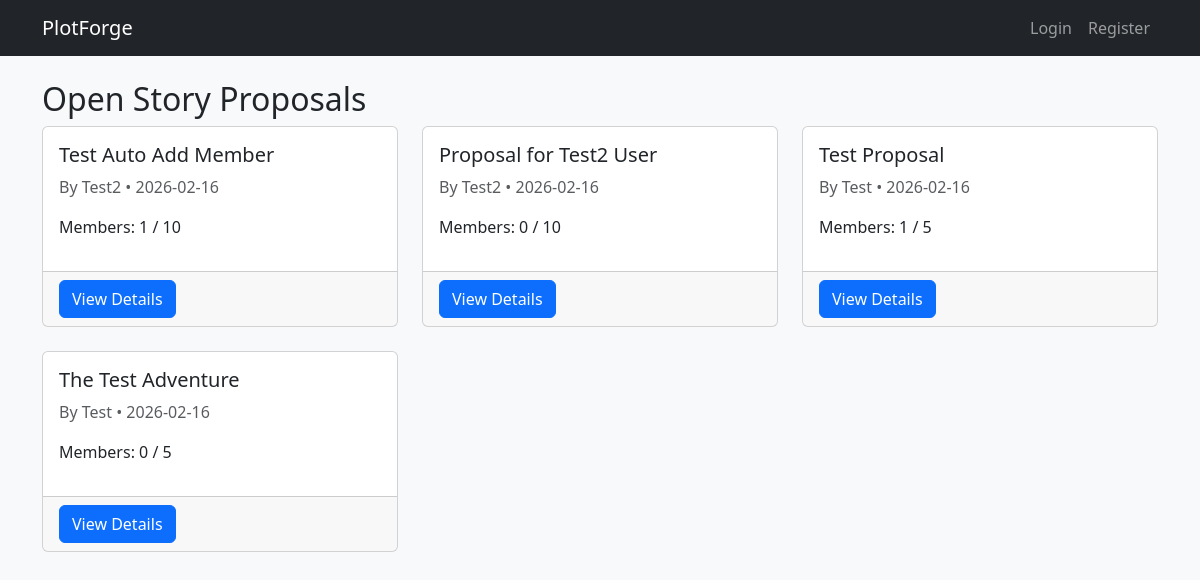
The page /proposals on the database as committed earlier.
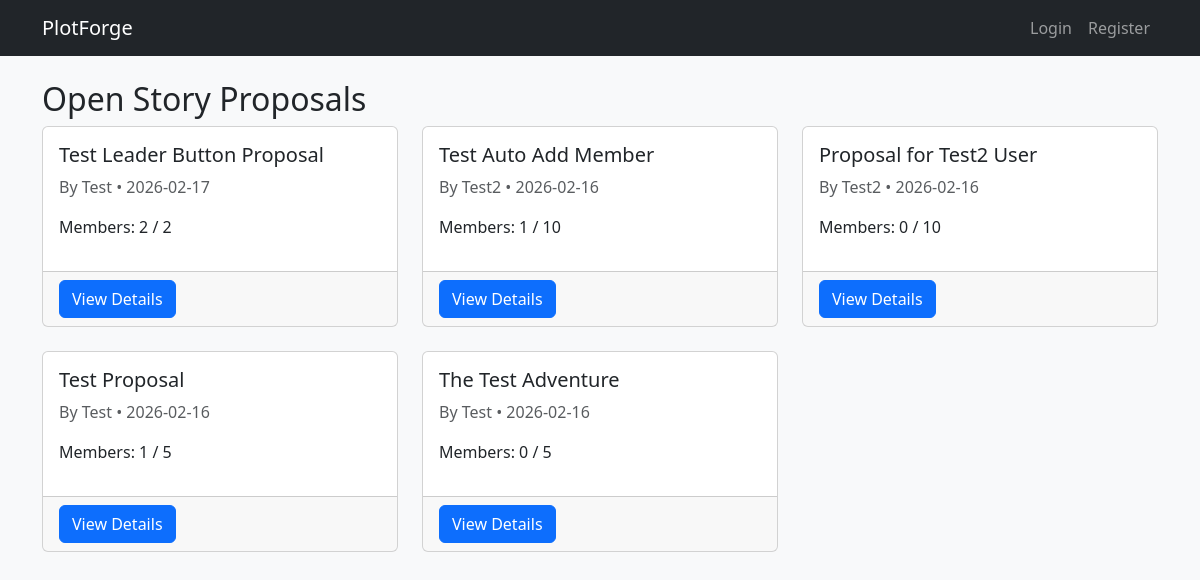
The same page on the database as committed later.
### Code/models.py (models this page shows, shortened)
class Thread(db.Model):
    __tablename__ = 'threads'
    id = db.Column(db.Integer, primary_key=True)
    title = db.Column(db.String(200), nullable=False)
    is_proposal = db.Column(db.Boolean, default=True)
    leader_id = db.Column(db.Integer, db.ForeignKey('users.id'), nullable=False)
    created_at = db.Column(db.DateTime, default=datetime.utcnow)
    status = db.Column(db.String(20), default='open')
    max_members = db.Column(db.Integer, default=15)
    genre_id          = db.Column(db.Integer, db.ForeignKey('list_boundary_options.id'), nullable=True)
    political_id      = db.Column(db.Integer, db.ForeignKey('list_boundary_options.id'), nullable=True)
    violence_id       = db.Column(db.Integer, db.ForeignKey('list_boundary_options.id'), nullable=True)
    sex_id            = db.Column(db.Integer, db.ForeignKey('list_boundary_options.id'), nullable=True)
    style_id          = db.Column(db.Integer, db.ForeignKey('list_boundary_options.id'), nullable=True)
    audience_id       = db.Column(db.Integer, db.ForeignKey('list_boundary_options.id'), nullable=True)
    leader = db.relationship('User', back_populates='owned_threads', foreign_keys=[leader_id])
    memberships = db.relationship('GroupMembership', back_populates='thread', cascade='all, delete-orphan')
    posts = db.relationship('Post', back_populates='thread', cascade='all, delete-orphan', lazy='dynamic')
    documents = db.relationship('Document', back_populates='thread', cascade='all, delete-orphan')
    genre     = db.relationship('ListBoundaryOption', foreign_keys=[genre_id])
    political = db.relationship('ListBoundaryOption', foreign_keys=[political_id])
    violence  = db.relationship('ListBoundaryOption', foreign_keys=[violence_id])
    sex       = db.relationship('ListBoundaryOption', foreign_keys=[sex_id])
    style     = db.relationship('ListBoundaryOption', foreign_keys=[style_id])
    audience  = db.relationship('ListBoundaryOption', foreign_keys=[audience_id])

class User(UserMixin, db.Model):
    __tablename__ = 'users'
    id = db.Column(db.Integer, primary_key=True)
    username = db.Column(db.String(80), unique=True, nullable=False)
    email = db.Column(db.String(120), unique=True, nullable=False)
    password_hash = db.Column(db.String(255), nullable=False)
    created_at = db.Column(db.DateTime, default=datetime.utcnow)
    last_login = db.Column(db.DateTime, nullable=True)
    owned_threads = db.relationship('Thread', back_populates='leader', foreign_keys='Thread.leader_id')
    memberships = db.relationship('GroupMembership', back_populates='user', cascade='all, delete-orphan')

### Code/app.py (the view)
@app.route('/proposals')
def proposals():
    open_proposals = Thread.query.filter_by(is_proposal=True, status='open') \
                                 .order_by(Thread.created_at.desc()).all()
    return render_template('proposals.html', proposals=open_proposals)

### Code/templates/Proposals.html (shortened to what this page needs)
{% extends "base.html" %}
{% block content %}
<h2>Open Story Proposals</h2>
{% if proposals %}
  <div class="row">
    {% for prop in proposals %}
      <div class="col-md-4 mb-4">
        <div class="card h-100">
          <div class="card-body">
            <h5 class="card-title">{{ prop.title }}</h5>
            <p class="card-text text-muted">By {{ prop.leader.username }} • {{ prop.created_at.strftime('%Y-%m-%d') }}</p>
            <p>Members: {{ prop.memberships|length }} / {{ prop.max_members }}</p>
          </div>
          <div class="card-footer">
            <a href="{{ url_for('thread_detail', thread_id=prop.id) }}" class="btn btn-primary">View Details</a>
          </div>
        </div>
      </div>
    {% endfor %}
  </div>
{% else %}
  <p>No open proposals at the moment.</p>
{% endif %}
{% endblock %}

### Code/templates/base.html (shortened to what this page needs)
<!doctype html>
<html lang="en">
<head>
    <link rel="stylesheet" href="https://cdn.jsdelivr.net/npm/bootstrap@5.3.3/dist/css/bootstrap.min.css">
</head>
<body class="bg-light">
    <nav class="navbar navbar-expand-lg navbar-dark bg-dark">
        <div class="container">
            <a class="navbar-brand" href="{{ url_for('hello') }}">PlotForge</a>
            <div class="navbar-nav ms-auto">
                {% if current_user.is_authenticated %}
                    <span class="nav-link text-light">Hi, {{ current_user.username }}</span>
                    <a class="nav-link" href="{{ url_for('dashboard') }}">Dashboard</a>
                    <a class="nav-link" href="{{ url_for('logout') }}">Logout</a>
                {% else %}
                    <a class="nav-link" href="{{ url_for('login') }}">Login</a>
                    <a class="nav-link" href="{{ url_for('register') }}">Register</a>
                {% endif %}
            </div>
        </div>
    </nav>
    <div class="container mt-4">
        {% block content %}{% endblock %}
    </div>
</body>
</html>

Rows that differ between the two databases and show on the page:
added Thread: title "Test Leader Button Proposal", leader.username "Test", created_at "2026-02-17", memberships|length "2", max_members "2"
